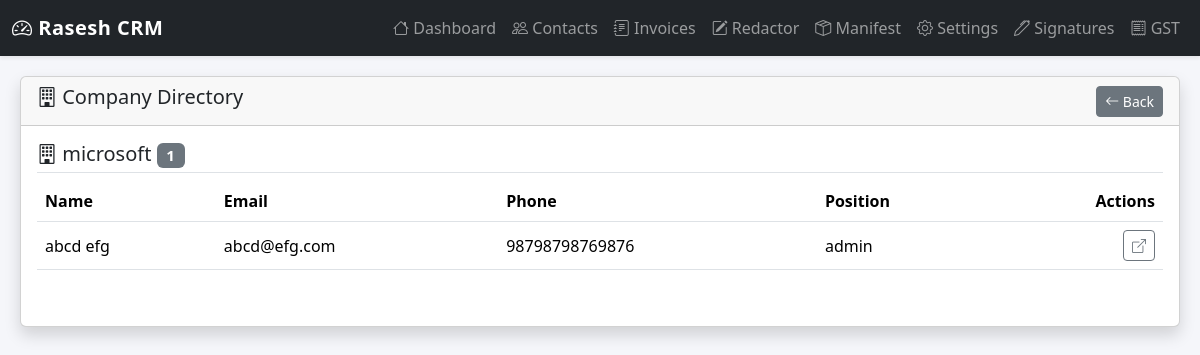
The app's page /contacts/companies with its own data.
### tables this page shows
CREATE TABLE contacts (
                id INTEGER PRIMARY KEY AUTOINCREMENT,
                name TEXT,
                phone TEXT,
                email TEXT,
                address TEXT
            , first_name_contact TEXT, last_name_contact TEXT, email_contact TEXT, phone_contact TEXT, company_contact TEXT, position_contact TEXT, address_contact TEXT, notes_contact TEXT, website_contact TEXT, business_card_front_contact TEXT, business_card_back_contact TEXT, face_image_contact TEXT, company_logo_contact TEXT, status TEXT DEFAULT "active", pipeline_stage TEXT DEFAULT "new");

### app/contacts.py (the view)
@contacts_bp.route("/companies")
def companies():
    with get_conn() as conn:
        c = conn.cursor()
        rows = c.execute("""
            SELECT
                COALESCE(company_contact, '') AS company,
                id, first_name_contact, last_name_contact,
                email_contact, phone_contact, position_contact
            FROM contacts
            ORDER BY company_contact, last_name_contact, first_name_contact
        """).fetchall()
    companies_map = {}
    for r in rows:
        company = r["company"] or "(No Company)"
        companies_map.setdefault(company, [])
        companies_map[company].append(r)
    sorted_companies = sorted(companies_map.items(), key=lambda x: x[0].lower())
    return render_template(
        "contacts/companies.html",
        companies=sorted_companies
    )

### app/contacts.py (called while the page is built)
def get_conn():
    db_path = current_app.config["DATABASE"]
    conn = sqlite3.connect(db_path)
    conn.row_factory = sqlite3.Row
    ensure_contact_extra_tables(conn)
    return conn

### templates/contacts/companies.html
{% extends 'base.html' %}
{% block content %}
<div class="card shadow">
  <div class="card-header d-flex justify-content-between align-items-center">
    <h5><i class="bi bi-building"></i> Company Directory</h5>
    <a href="{{ url_for('contacts.contacts_list') }}" class="btn btn-sm btn-secondary">
      <i class="bi bi-arrow-left"></i> Back
    </a>
  </div>
  <div class="card-body">
    {% for company, people in companies %}
      <div class="mb-4">
        <h5 class="border-bottom pb-1">
          <i class="bi bi-building"></i>
          {{ company }}
          <span class="badge bg-secondary">{{ people|length }}</span>
        </h5>
        <div class="table-responsive">
          <table class="table table-hover align-middle">
            <thead>
              <tr>
                <th>Name</th>
                <th>Email</th>
                <th>Phone</th>
                <th>Position</th>
                <th class="text-end">Actions</th>
              </tr>
            </thead>
            <tbody>
              {% for p in people %}
              <tr>
                <td>{{ p['first_name_contact'] }} {{ p['last_name_contact'] }}</td>
                <td>{{ p['email_contact'] or '-' }}</td>
                <td>{{ p['phone_contact'] or '-' }}</td>
                <td>{{ p['position_contact'] or '-' }}</td>
                <td class="text-end">
                  <a href="{{ url_for('contacts.view_contact', id=p['id']) }}"
                     class="btn btn-sm btn-outline-secondary">
                    <i class="bi bi-box-arrow-up-right"></i>
                  </a>
                </td>
              </tr>
              {% endfor %}
            </tbody>
          </table>
        </div>
      </div>
    {% endfor %}
  </div>
</div>
{% endblock %}

### templates/base.html (style rules this page uses)
body { background-color: #f5f6fa; }

### records on screen
contacts: first_name_contact "abcd", last_name_contact "efg", email_contact "abcd@efg.com", phone_contact "98798798769876", position_contact "admin"

### other values on screen
{{ company }} "microsoft"
{{ people|length }} "1"
